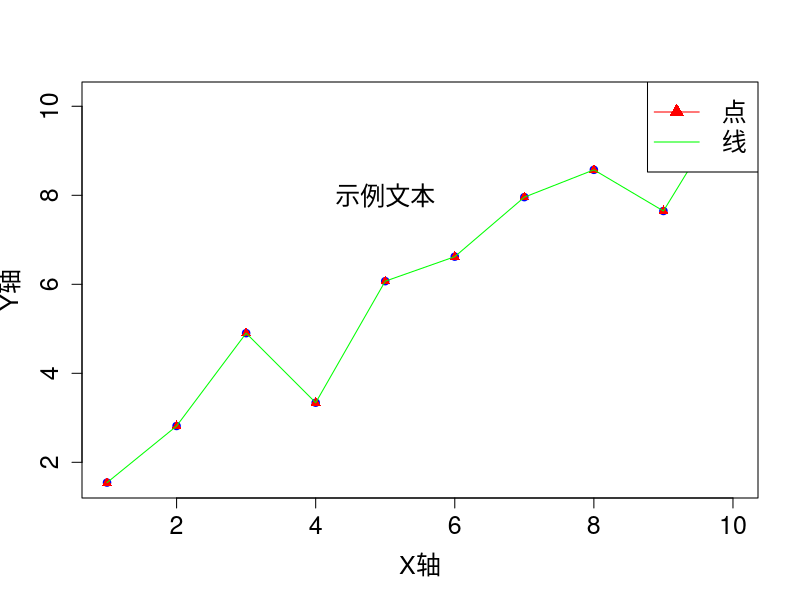
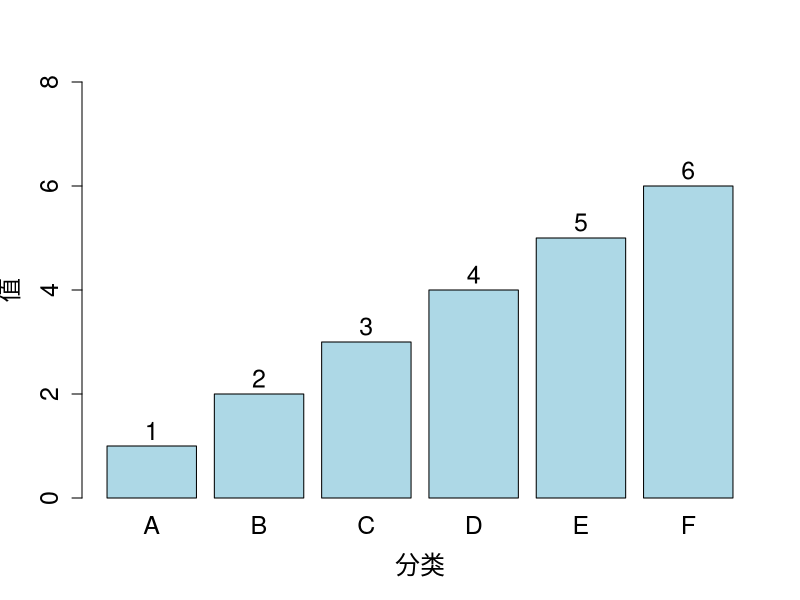
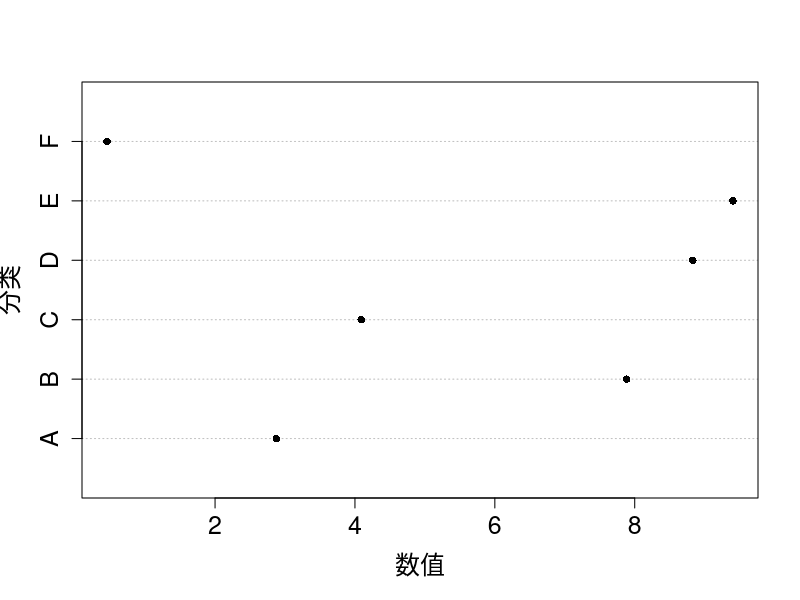
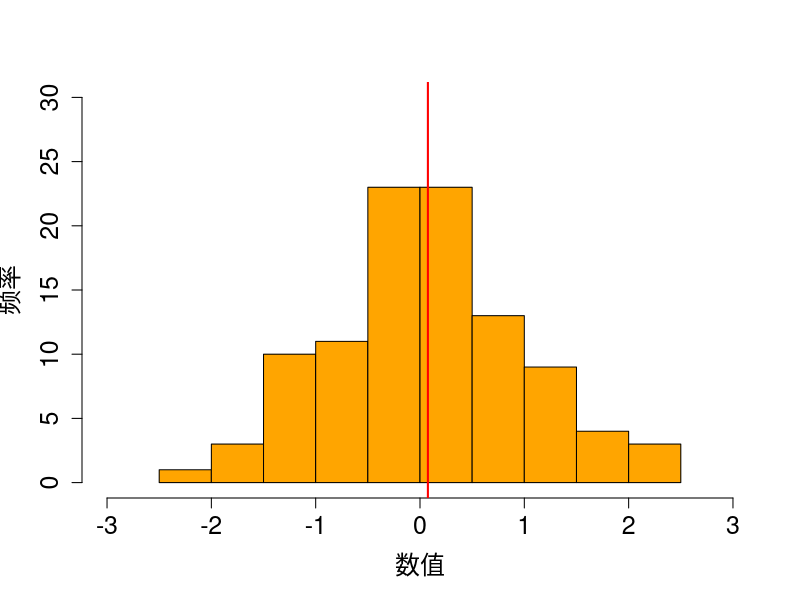

Reproduce these figures in R, in order.
#Fig2-3-a
x <- 1:10
y <- x + rnorm(10)
plot(x, y, xlab = "X轴", ylab = "Y轴", pch = 19, col = "blue",
     cex.lab = 1.5, cex.axis = 1.5)
points(x, y, pch = 17, col = "red")
lines(x, y, col = "green")
text(5, 8, "示例文本", cex = 1.5) 
legend("topright", legend = c("点", "线"), col = c("red", "green"), 
       pch = c(17, NA), lty = 1, cex = 1.5)

#Fig2-3-b
categories <- c("A", "B", "C", "D", "E", "F")
values <- c(1, 2, 3, 4, 5, 6)
bp <- barplot(values, names.arg = categories, xlab = "分类", ylab = "值", 
              col = "lightblue", ylim = c(0, max(values) + 2),
              cex.lab = 1.5, cex.axis = 1.5, cex.names = 1.5)
text(bp, values + 0.3, labels = values, col = "black", cex = 1.5)

#Fig2-3-c
set.seed(123)
par(cex.lab = 1.5, cex.axis = 1.5)
categories <- c("A", "B", "C", "D", "E", "F")
values <- runif(6, min = 0, max = 10)
dotchart(values, xlab = "数值", ylab = "分类", col = "black", pch = 16)
axis(2, at = 1:6, labels = categories, cex.axis = 1.5)

#Fig2-3-d
data <- rnorm(100)
hist(data, xlab = "数值", ylab = "频率", col = "orange", xlim = c(-3, 3), 
     ylim = c(0,30), breaks = 10, cex.lab = 1.5, cex.axis = 1.5, main = "")
abline(v = mean(data), col = "red", lwd = 2)